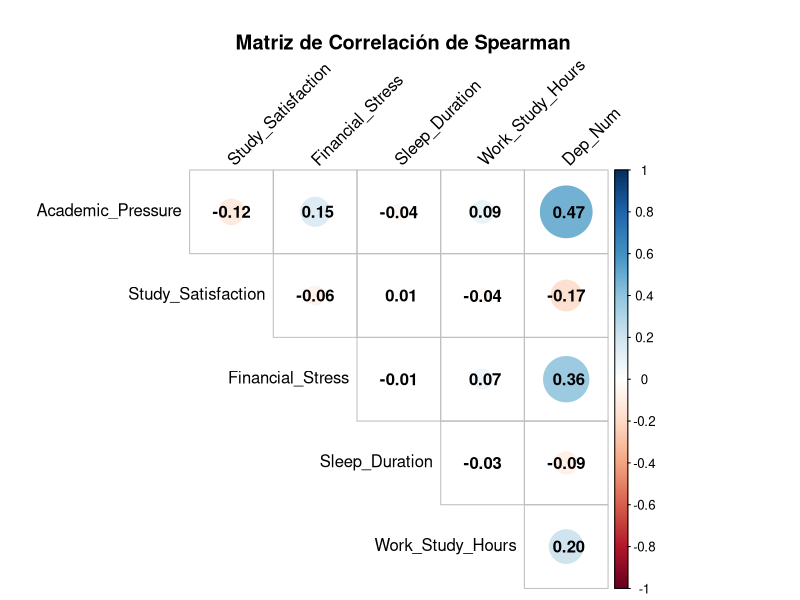

Recreate this plot in R.
## ---- chunk 1
knitr::opts_chunk$set(echo = TRUE)
## ---- chunk 2
library(corrplot)
library(dplyr)
library(readr)
library(psych)
## ---- chunk 3
datos <- read_csv("bd_final.csv")
str(datos)
## ---- chunk 4
datos$Gender <- as.factor(datos$Gender)
datos$City <- as.factor(datos$City)
datos$Dietary_Habits <- as.factor(datos$Dietary_Habits)
datos$Degree <- as.factor(datos$Degree)
datos$Suicidal_Thoughts <- as.factor(datos$Suicidal_Thoughts)
datos$Family_History <- as.factor(datos$Family_History)
## ---- chunk 5
datos$Dep_Num <- as.numeric(datos$Depression)  
vars_ordinales <- datos[, c("Academic_Pressure", "Study_Satisfaction", "Financial_Stress", "Sleep_Duration", "Work_Study_Hours", "Dep_Num")]
## ---- chunk 6
cor_matrix <- corr.test(vars_ordinales, method = "spearman")
## ---- chunk 7
print(cor_matrix$r)
## ---- chunk 8
print(cor_matrix$p)
## ---- chunk 9
corrplot(cor_matrix$r, 
         method = "circle", 
         type = "upper", 
         addCoef.col = "black",
         tl.col = "black",
         diag = FALSE,
         tl.srt = 45,
         col = COL2('RdBu'),
         title = "\n Matriz de Correlación de Spearman",
         mar = c(0,0,3,0))

## ---- chunk 10
cor.test(datos$Age, datos$Dep_Num)$estimate
## ---- chunk 11
table(datos$Age)
## ---- chunk 12
Q1 <- quantile(datos$Age, 0.25)
Q3 <- quantile(datos$Age, 0.75)
IQR_val <- Q3 - Q1

limite_inferior <- Q1 - 1.5 * IQR_val
limite_superior <- Q3 + 1.5 * IQR_val

datos_limpios <- subset(datos, Age >= limite_inferior & Age <= limite_superior)
## ---- chunk 13
cor.test(datos_limpios$Age, datos_limpios$Dep_Num)$estimate
## ---- chunk 14
cor.test(datos_limpios$GPA, datos_limpios$Dep_Num)$estimate
## ---- chunk 15
vars_cat <- c("Gender", "City", "Dietary_Habits", "Suicidal_Thoughts", "Family_History")

sapply(vars_cat, function(v) {
  chisq.test(table(datos_limpios[[v]], datos_limpios$Depression))$p.value
})
## ---- chunk 16
table(datos$Suicidal_Thoughts, datos$Depression)
## ---- chunk 17
str(datos_limpios)
## ---- chunk 18
datos_limpios <- datos_limpios %>%
  select(-Dep_Num, -Gender, -GPA)

str(datos_limpios)
## ---- chunk 19
write.csv(datos_limpios, "bd_final_2.csv", row.names = FALSE)
